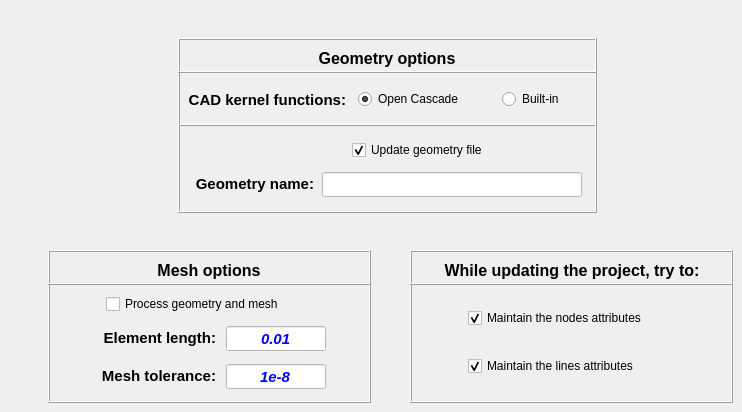
    <widget class="QWidget" name="tab">
     <attribute name="title">
      <string>General settings</string>
     </attribute>
     <widget class="QFrame" name="frame_12">
      <property name="geometry">
       <rect>
        <x>48</x>
        <y>250</y>
        <width>323</width>
        <height>153</height>
       </rect>
      </property>
      <property name="frameShape">
       <enum>QFrame::Box</enum>
      </property>
      <property name="frameShadow">
       <enum>QFrame::Raised</enum>
      </property>
      <widget class="QLineEdit" name="lineEdit_element_size">
       <property name="enabled">
        <bool>false</bool>
       </property>
       <property name="geometry">
        <rect>
         <x>178</x>
         <y>76</y>
         <width>100</width>
         <height>25</height>
        </rect>
       </property>
       <property name="minimumSize">
        <size>
         <width>100</width>
         <height>25</height>
        </size>
       </property>
       <property name="maximumSize">
        <size>
         <width>100</width>
         <height>25</height>
        </size>
       </property>
       <property name="font">
        <font>
         <family>Arial</family>
         <pointsize>11</pointsize>
         <weight>75</weight>
         <italic>true</italic>
         <bold>true</bold>
        </font>
       </property>
       <property name="styleSheet">
        <string notr="true">background-color: rgb(255, 255, 255);
color: rgb(0, 0, 255);</string>
       </property>
       <property name="text">
        <string>0.01</string>
       </property>
       <property name="alignment">
        <set>Qt::AlignCenter</set>
       </property>
      </widget>
      <widget class="QLineEdit" name="lineEdit_geometry_tolerance">
       <property name="enabled">
        <bool>false</bool>
       </property>
       <property name="geometry">
        <rect>
         <x>178</x>
         <y>114</y>
         <width>100</width>
         <height>25</height>
        </rect>
       </property>
       <property name="minimumSize">
        <size>
         <width>100</width>
         <height>25</height>
        </size>
       </property>
       <property name="maximumSize">
        <size>
         <width>100</width>
         <height>25</height>
        </size>
       </property>
       <property name="font">
        <font>
         <family>Arial</family>
         <pointsize>11</pointsize>
         <weight>75</weight>
         <italic>true</italic>
         <bold>true</bold>
        </font>
       </property>
       <property name="styleSheet">
        <string notr="true">background-color: rgb(255, 255, 255);
color: rgb(0, 0, 255);</string>
       </property>
       <property name="text">
        <string>1e-8</string>
       </property>
       <property name="alignment">
        <set>Qt::AlignCenter</set>
       </property>
      </widget>
      <widget class="QLabel" name="label_4">
       <property name="geometry">
        <rect>
         <x>18</x>
         <y>114</y>
         <width>150</width>
         <height>25</height>
        </rect>
       </property>
       <property name="minimumSize">
        <size>
         <width>150</width>
         <height>25</height>
        </size>
       </property>
       <property name="maximumSize">
        <size>
         <width>150</width>
         <height>25</height>
        </size>
       </property>
       <property name="font">
        <font>
         <family>Arial</family>
         <pointsize>11</pointsize>
         <weight>75</weight>
         <italic>false</italic>
         <bold>true</bold>
        </font>
       </property>
       <property name="text">
        <string>&lt;html&gt;&lt;head/&gt;&lt;body&gt;&lt;p align=&quot;right&quot;&gt;Mesh tolerance:&lt;/p&gt;&lt;/body&gt;&lt;/html&gt;</string>
       </property>
       <property name="alignment">
        <set>Qt::AlignRight|Qt::AlignTrailing|Qt::AlignVCenter</set>
       </property>
      </widget>
      <widget class="QLabel" name="label_5">
       <property name="geometry">
        <rect>
         <x>18</x>
         <y>76</y>
         <width>150</width>
         <height>25</height>
        </rect>
       </property>
       <property name="minimumSize">
        <size>
         <width>150</width>
         <height>25</height>
        </size>
       </property>
       <property name="maximumSize">
        <size>
         <width>150</width>
         <height>25</height>
        </size>
       </property>
       <property name="font">
        <font>
         <family>Arial</family>
         <pointsize>11</pointsize>
         <weight>75</weight>
         <italic>false</italic>
         <bold>true</bold>
        </font>
       </property>
       <property name="text">
        <string>&lt;html&gt;&lt;head/&gt;&lt;body&gt;&lt;p align=&quot;right&quot;&gt;Element length:&lt;/p&gt;&lt;/body&gt;&lt;/html&gt;</string>
       </property>
       <property name="alignment">
        <set>Qt::AlignRight|Qt::AlignTrailing|Qt::AlignVCenter</set>
       </property>
      </widget>
      <widget class="QFrame" name="frame_13">
       <property name="geometry">
        <rect>
         <x>0</x>
         <y>0</y>
         <width>323</width>
         <height>35</height>
        </rect>
       </property>
       <property name="frameShape">
        <enum>QFrame::Box</enum>
       </property>
       <property name="frameShadow">
        <enum>QFrame::Raised</enum>
       </property>
       <widget class="QLabel" name="label_6">
        <property name="geometry">
         <rect>
          <x>86</x>
          <y>8</y>
          <width>150</width>
          <height>25</height>
         </rect>
        </property>
        <property name="minimumSize">
         <size>
          <width>150</width>
          <height>25</height>
         </size>
        </property>
        <property name="maximumSize">
         <size>
          <width>150</width>
          <height>25</height>
         </size>
        </property>
        <property name="font">
         <font>
          <family>Arial</family>
          <pointsize>12</pointsize>
          <weight>75</weight>
          <italic>false</italic>
          <bold>true</bold>
         </font>
        </property>
        <property name="text">
         <string>&lt;html&gt;&lt;head/&gt;&lt;body&gt;&lt;p align=&quot;center&quot;&gt;Mesh options&lt;/p&gt;&lt;/body&gt;&lt;/html&gt;</string>
        </property>
        <property name="alignment">
         <set>Qt::AlignRight|Qt::AlignTrailing|Qt::AlignVCenter</set>
        </property>
       </widget>
      </widget>
      <widget class="QCheckBox" name="checkBox_process_geometry_and_mesh">
       <property name="geometry">
        <rect>
         <x>58</x>
         <y>38</y>
         <width>240</width>
         <height>32</height>
        </rect>
       </property>
       <property name="minimumSize">
        <size>
         <width>240</width>
         <height>32</height>
        </size>
       </property>
       <property name="maximumSize">
        <size>
         <width>240</width>
         <height>32</height>
        </size>
       </property>
       <property name="text">
        <string>Process geometry and mesh</string>
       </property>
       <property name="checked">
        <bool>false</bool>
       </property>
      </widget>
     </widget>
     <widget class="QFrame" name="frame_14">
      <property name="geometry">
       <rect>
        <x>178</x>
        <y>38</y>
        <width>419</width>
        <height>175</height>
       </rect>
      </property>
      <property name="frameShape">
       <enum>QFrame::Box</enum>
      </property>
      <property name="frameShadow">
       <enum>QFrame::Raised</enum>
      </property>
      <widget class="QFrame" name="frame_15">
       <property name="geometry">
        <rect>
         <x>0</x>
         <y>0</y>
         <width>419</width>
         <height>35</height>
        </rect>
       </property>
       <property name="frameShape">
        <enum>QFrame::Box</enum>
       </property>
       <property name="frameShadow">
        <enum>QFrame::Raised</enum>
       </property>
       <widget class="QLabel" name="label_14">
        <property name="geometry">
         <rect>
          <x>134</x>
          <y>8</y>
          <width>150</width>
          <height>25</height>
         </rect>
        </property>
        <property name="minimumSize">
         <size>
          <width>150</width>
          <height>25</height>
         </size>
        </property>
        <property name="maximumSize">
         <size>
          <width>150</width>
          <height>25</height>
         </size>
        </property>
        <property name="font">
         <font>
          <family>Arial</family>
          <pointsize>12</pointsize>
          <weight>75</weight>
          <italic>false</italic>
          <bold>true</bold>
         </font>
        </property>
        <property name="text">
         <string>&lt;html&gt;&lt;head/&gt;&lt;body&gt;&lt;p align=&quot;center&quot;&gt;Geometry options&lt;/p&gt;&lt;/body&gt;&lt;/html&gt;</string>
        </property>
        <property name="alignment">
         <set>Qt::AlignRight|Qt::AlignTrailing|Qt::AlignVCenter</set>
        </property>
       </widget>
      </widget>
      <widget class="QFrame" name="frame_16">
       <property name="geometry">
        <rect>
         <x>0</x>
         <y>86</y>
         <width>419</width>
         <height>89</height>
        </rect>
       </property>
       <property name="frameShape">
        <enum>QFrame::Box</enum>
       </property>
       <property name="frameShadow">
        <enum>QFrame::Raised</enum>
       </property>
       <widget class="QCheckBox" name="checkBox_update_geometry_file">
        <property name="geometry">
         <rect>
          <x>174</x>
          <y>10</y>
          <width>200</width>
          <height>32</height>
         </rect>
        </property>
        <property name="minimumSize">
         <size>
          <width>200</width>
          <height>32</height>
         </size>
        </property>
        <property name="maximumSize">
         <size>
          <width>200</width>
          <height>32</height>
         </size>
        </property>
        <property name="text">
         <string>Update geometry file</string>
        </property>
        <property name="checked">
         <bool>true</bool>
        </property>
       </widget>
       <widget class="QLineEdit" name="lineEdit_geometry_name">
        <property name="geometry">
         <rect>
          <x>144</x>
          <y>48</y>
          <width>260</width>
          <height>25</height>
         </rect>
        </property>
        <property name="minimumSize">
         <size>
          <width>260</width>
          <height>25</height>
         </size>
        </property>
        <property name="maximumSize">
         <size>
          <width>260</width>
          <height>25</height>
         </size>
        </property>
        <property name="font">
         <font>
          <family>Arial</family>
          <pointsize>11</pointsize>
          <weight>75</weight>
          <italic>true</italic>
          <bold>true</bold>
         </font>
        </property>
        <property name="styleSheet">
         <string notr="true">background-color: rgb(255, 255, 255);
color: rgb(0, 0, 255);</string>
        </property>
        <property name="frame">
         <bool>true</bool>
        </property>
        <property name="alignment">
         <set>Qt::AlignCenter</set>
        </property>
       </widget>
       <widget class="QLabel" name="label_2">
        <property name="geometry">
         <rect>
          <x>10</x>
          <y>48</y>
          <width>126</width>
          <height>25</height>
         </rect>
        </property>
        <property name="minimumSize">
         <size>
          <width>126</width>
          <height>25</height>
         </size>
        </property>
        <property name="maximumSize">
         <size>
          <width>126</width>
          <height>25</height>
         </size>
        </property>
        <property name="font">
         <font>
          <family>Arial</family>
          <pointsize>11</pointsize>
          <weight>75</weight>
          <italic>false</italic>
          <bold>true</bold>
         </font>
        </property>
        <property name="text">
         <string>&lt;html&gt;&lt;head/&gt;&lt;body&gt;&lt;p align=&quot;right&quot;&gt;Geometry name:&lt;/p&gt;&lt;/body&gt;&lt;/html&gt;</string>
        </property>
        <property name="alignment">
         <set>Qt::AlignRight|Qt::AlignTrailing|Qt::AlignVCenter</set>
        </property>
       </widget>
      </widget>
      <widget class="QLabel" name="label_3">
       <property name="geometry">
        <rect>
         <x>8</x>
         <y>50</y>
         <width>160</width>
         <height>25</height>
        </rect>
       </property>
       <property name="minimumSize">
        <size>
         <width>160</width>
         <height>25</height>
        </size>
       </property>
       <property name="maximumSize">
        <size>
         <width>160</width>
         <height>25</height>
        </size>
       </property>
       <property name="font">
        <font>
         <family>Arial</family>
         <pointsize>11</pointsize>
         <weight>75</weight>
         <italic>false</italic>
         <bold>true</bold>
        </font>
       </property>
       <property name="text">
        <string>&lt;html&gt;&lt;head/&gt;&lt;body&gt;&lt;p align=&quot;right&quot;&gt;CAD kernel functions:&lt;/p&gt;&lt;/body&gt;&lt;/html&gt;</string>
       </property>
       <property name="alignment">
        <set>Qt::AlignRight|Qt::AlignTrailing|Qt::AlignVCenter</set>
       </property>
      </widget>
      <widget class="QWidget" name="horizontalLayoutWidget_4">
       <property name="geometry">
        <rect>
         <x>174</x>
         <y>44</y>
         <width>237</width>
         <height>35</height>
        </rect>
       </property>
       <layout class="QHBoxLayout" name="horizontalLayout_4">
        <item>
         <widget class="QRadioButton" name="radioButton_open_Cascade">
          <property name="minimumSize">
           <size>
            <width>132</width>
            <height>32</height>
           </size>
          </property>
          <property name="maximumSize">
           <size>
            <width>132</width>
            <height>32</height>
           </size>
          </property>
          <property name="text">
           <string>Open Cascade</string>
          </property>
          <property name="checked">
           <bool>true</bool>
          </property>
         </widget>
        </item>
        <item>
         <widget class="QRadioButton" name="radioButton_built_in">
          <property name="minimumSize">
           <size>
            <width>80</width>
            <height>32</height>
           </size>
          </property>
          <property name="maximumSize">
           <size>
            <width>80</width>
            <height>32</height>
           </size>
          </property>
          <property name="text">
           <string>Built-in</string>
          </property>
         </widget>
        </item>
       </layout>
      </widget>
     </widget>
     <widget class="QFrame" name="frame_17">
      <property name="geometry">
       <rect>
        <x>410</x>
        <y>250</y>
        <width>323</width>
        <height>153</height>
       </rect>
      </property>
      <property name="frameShape">
       <enum>QFrame::Box</enum>
      </property>
      <property name="frameShadow">
       <enum>QFrame::Raised</enum>
      </property>
      <widget class="QFrame" name="frame_18">
       <property name="geometry">
        <rect>
         <x>0</x>
         <y>0</y>
         <width>323</width>
         <height>35</height>
        </rect>
       </property>
       <property name="frameShape">
        <enum>QFrame::Box</enum>
       </property>
       <property name="frameShadow">
        <enum>QFrame::Raised</enum>
       </property>
       <widget class="QLabel" name="label_15">
        <property name="geometry">
         <rect>
          <x>22</x>
          <y>8</y>
          <width>280</width>
          <height>25</height>
         </rect>
        </property>
        <property name="minimumSize">
         <size>
          <width>280</width>
          <height>25</height>
         </size>
        </property>
        <property name="maximumSize">
         <size>
          <width>280</width>
          <height>25</height>
         </size>
        </property>
        <property name="font">
         <font>
          <family>Arial</family>
          <pointsize>12</pointsize>
          <weight>75</weight>
          <italic>false</italic>
          <bold>true</bold>
         </font>
        </property>
        <property name="text">
         <string>&lt;html&gt;&lt;head/&gt;&lt;body&gt;&lt;p align=&quot;center&quot;&gt;While updating the project, try to:&lt;/p&gt;&lt;/body&gt;&lt;/html&gt;</string>
        </property>
        <property name="alignment">
         <set>Qt::AlignRight|Qt::AlignTrailing|Qt::AlignVCenter</set>
        </property>
       </widget>
      </widget>
      <widget class="QCheckBox" name="checkBox_maintain_nodes_attributes">
       <property name="geometry">
        <rect>
         <x>58</x>
         <y>52</y>
         <width>240</width>
         <height>32</height>
        </rect>
       </property>
       <property name="minimumSize">
        <size>
         <width>240</width>
         <height>32</height>
        </size>
       </property>
       <property name="maximumSize">
        <size>
         <width>240</width>
         <height>32</height>
        </size>
       </property>
       <property name="text">
        <string>Maintain the nodes attributes</string>
       </property>
       <property name="checked">
        <bool>true</bool>
       </property>
      </widget>
      <widget class="QCheckBox" name="checkBox_maintain_lines_attributes">
       <property name="geometry">
        <rect>
         <x>58</x>
         <y>100</y>
         <width>240</width>
         <height>32</height>
        </rect>
       </property>
       <property name="minimumSize">
        <size>
         <width>240</width>
         <height>32</height>
        </size>
       </property>
       <property name="maximumSize">
        <size>
         <width>240</width>
         <height>32</height>
        </size>
       </property>
       <property name="text">
        <string>Maintain the lines attributes</string>
       </property>
       <property name="checked">
        <bool>true</bool>
       </property>
      </widget>
     </widget>
    </widget>
